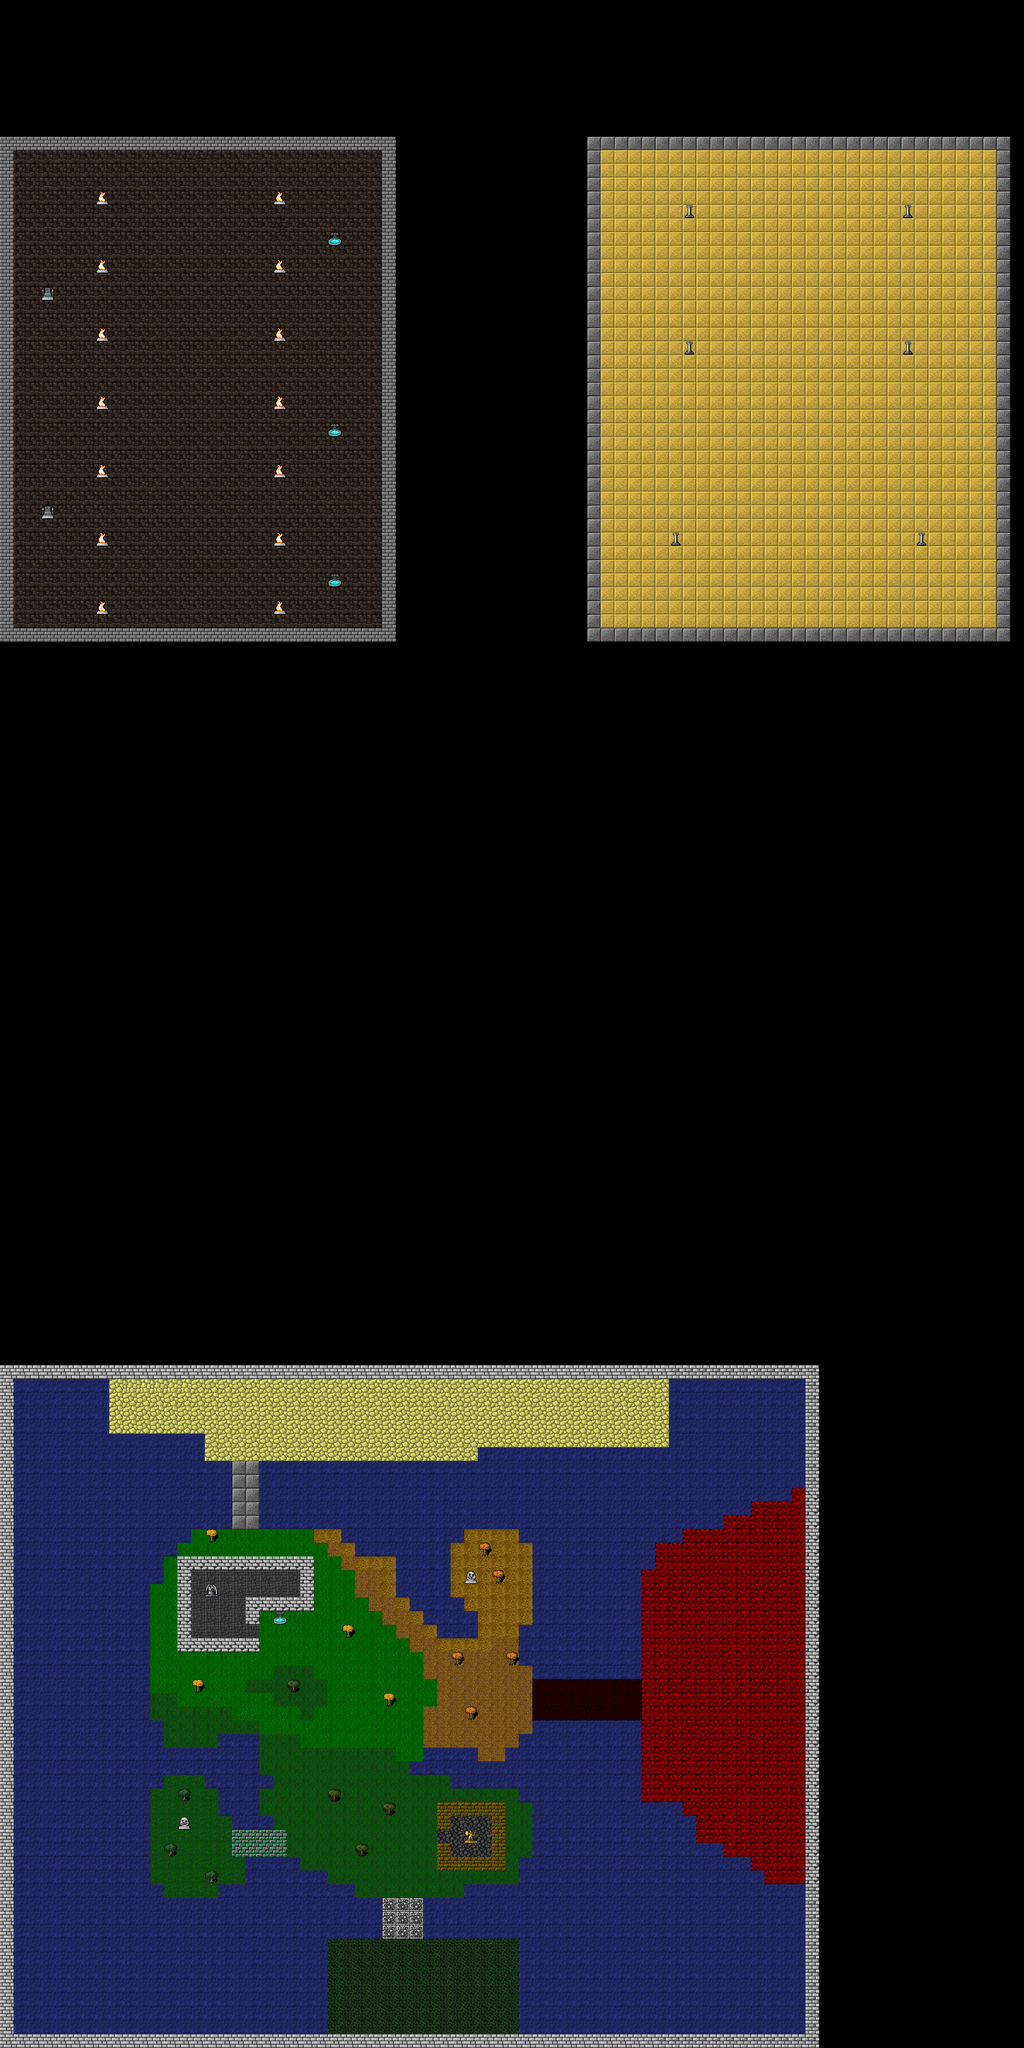

Below is a game level as drawn by its tile map, then a one-line description and the .tmx that defines it (tile-layer data replaced by summaries):
An orthogonal 75x150 tile map with 32x32 px tiles, 2 tile layers (Background, Collision).

<map version="1.10" tiledversion="1.10.2" orientation="orthogonal" renderorder="right-down" width="75" height="150" tilewidth="32" tileheight="32" infinite="0" nextlayerid="3" nextobjectid="1">
 <editorsettings>
  <export target="tilemap.tmx" format="tmx" />
 </editorsettings>
 <tileset firstgid="1" source="background.tsx" />
 <layer id="1" name="Background" width="75" height="150">
  <data>[11250 cells, 3267 non-empty, 20 distinct tile ids]</data>
 </layer>
 <layer id="2" name="Collision" width="75" height="150">
  <data>[11250 cells, 2093 non-empty, 22 distinct tile ids]</data>
 </layer>
</map>
